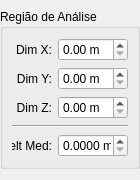
            <widget class="QWidget" name="scrollAreaWidgetContents_pnLateral_0">
             <property name="geometry">
              <rect>
               <x>0</x>
               <y>0</y>
               <width>140</width>
               <height>167</height>
              </rect>
             </property>
             <layout class="QVBoxLayout" name="verticalLayout_12">
              <property name="leftMargin">
               <number>0</number>
              </property>
              <property name="topMargin">
               <number>9</number>
              </property>
              <property name="rightMargin">
               <number>0</number>
              </property>
              <item>
               <widget class="QGroupBox" name="groupBox_15">
                <property name="sizePolicy">
                 <sizepolicy hsizetype="Fixed" vsizetype="Fixed">
                  <horstretch>0</horstretch>
                  <verstretch>0</verstretch>
                 </sizepolicy>
                </property>
                <property name="minimumSize">
                 <size>
                  <width>140</width>
                  <height>0</height>
                 </size>
                </property>
                <property name="maximumSize">
                 <size>
                  <width>140</width>
                  <height>16777215</height>
                 </size>
                </property>
                <property name="title">
                 <string>Região de Análise</string>
                </property>
                <layout class="QFormLayout" name="formLayout_16">
                 <property name="fieldGrowthPolicy">
                  <enum>QFormLayout::AllNonFixedFieldsGrow</enum>
                 </property>
                 <item row="0" column="0">
                  <widget class="QLabel" name="label_45">
                   <property name="minimumSize">
                    <size>
                     <width>40</width>
                     <height>0</height>
                    </size>
                   </property>
                   <property name="text">
                    <string>Dim X:</string>
                   </property>
                   <property name="textFormat">
                    <enum>Qt::AutoText</enum>
                   </property>
                   <property name="alignment">
                    <set>Qt::AlignRight|Qt::AlignTrailing|Qt::AlignVCenter</set>
                   </property>
                   <property name="indent">
                    <number>-1</number>
                   </property>
                  </widget>
                 </item>
                 <item row="0" column="1">
                  <widget class="QDoubleSpinBox" name="doubleSpinBox_XDim_RLIVRE">
                   <property name="minimumSize">
                    <size>
                     <width>60</width>
                     <height>0</height>
                    </size>
                   </property>
                   <property name="suffix">
                    <string> m</string>
                   </property>
                   <property name="decimals">
                    <number>2</number>
                   </property>
                   <property name="maximum">
                    <double>1000.000000000000000</double>
                   </property>
                  </widget>
                 </item>
                 <item row="1" column="0">
                  <widget class="QLabel" name="label_58">
                   <property name="minimumSize">
                    <size>
                     <width>40</width>
                     <height>0</height>
                    </size>
                   </property>
                   <property name="text">
                    <string>Dim Y:</string>
                   </property>
                   <property name="textFormat">
                    <enum>Qt::AutoText</enum>
                   </property>
                   <property name="alignment">
                    <set>Qt::AlignRight|Qt::AlignTrailing|Qt::AlignVCenter</set>
                   </property>
                   <property name="indent">
                    <number>-1</number>
                   </property>
                  </widget>
                 </item>
                 <item row="1" column="1">
                  <widget class="QDoubleSpinBox" name="doubleSpinBox_YDim_RLIVRE">
                   <property name="suffix">
                    <string> m</string>
                   </property>
                   <property name="decimals">
                    <number>2</number>
                   </property>
                   <property name="maximum">
                    <double>1000.000000000000000</double>
                   </property>
                  </widget>
                 </item>
                 <item row="2" column="0">
                  <widget class="QLabel" name="label_59">
                   <property name="minimumSize">
                    <size>
                     <width>40</width>
                     <height>0</height>
                    </size>
                   </property>
                   <property name="text">
                    <string>Dim Z:</string>
                   </property>
                   <property name="textFormat">
                    <enum>Qt::AutoText</enum>
                   </property>
                   <property name="alignment">
                    <set>Qt::AlignRight|Qt::AlignTrailing|Qt::AlignVCenter</set>
                   </property>
                   <property name="indent">
                    <number>-1</number>
                   </property>
                  </widget>
                 </item>
                 <item row="2" column="1">
                  <widget class="QDoubleSpinBox" name="doubleSpinBox_ZDim_RLIVRE">
                   <property name="suffix">
                    <string> m</string>
                   </property>
                   <property name="decimals">
                    <number>2</number>
                   </property>
                   <property name="maximum">
                    <double>1000.000000000000000</double>
                   </property>
                  </widget>
                 </item>
                 <item row="3" column="0" colspan="2">
                  <widget class="Line" name="line_5">
                   <property name="orientation">
                    <enum>Qt::Horizontal</enum>
                   </property>
                  </widget>
                 </item>
                 <item row="4" column="0">
                  <widget class="QLabel" name="label_65">
                   <property name="minimumSize">
                    <size>
                     <width>40</width>
                     <height>0</height>
                    </size>
                   </property>
                   <property name="text">
                    <string>delt Med:</string>
                   </property>
                   <property name="textFormat">
                    <enum>Qt::AutoText</enum>
                   </property>
                   <property name="alignment">
                    <set>Qt::AlignRight|Qt::AlignTrailing|Qt::AlignVCenter</set>
                   </property>
                   <property name="indent">
                    <number>-1</number>
                   </property>
                  </widget>
                 </item>
                 <item row="4" column="1">
                  <widget class="QDoubleSpinBox" name="doubleSpinBox_deltaX_RLIVRE">
                   <property name="suffix">
                    <string> m</string>
                   </property>
                   <property name="decimals">
                    <number>4</number>
                   </property>
                  </widget>
                 </item>
                </layout>
               </widget>
              </item>
              <item>
               <spacer name="verticalSpacer_5">
                <property name="orientation">
                 <enum>Qt::Vertical</enum>
                </property>
                <property name="sizeHint" stdset="0">
                 <size>
                  <width>20</width>
                  <height>40</height>
                 </size>
                </property>
               </spacer>
              </item>
             </layout>
            </widget>
